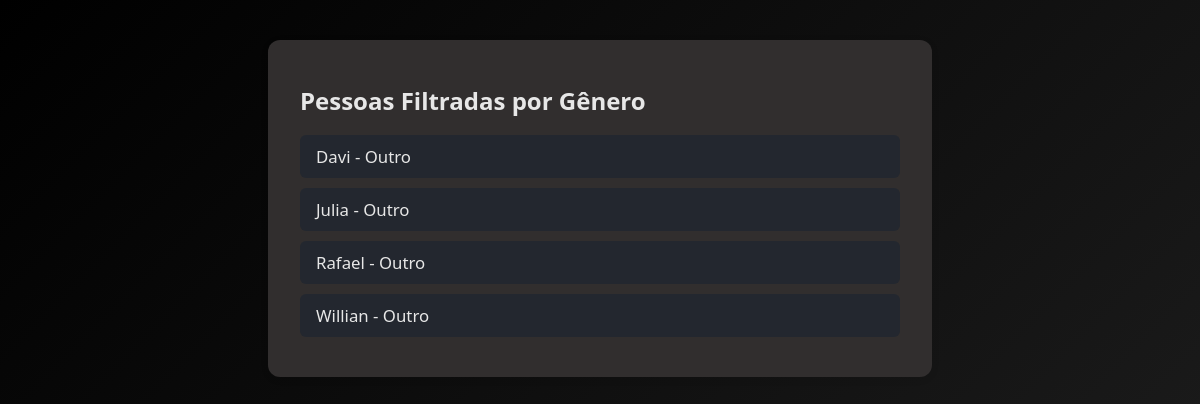
Before: /person/ with the older database file.
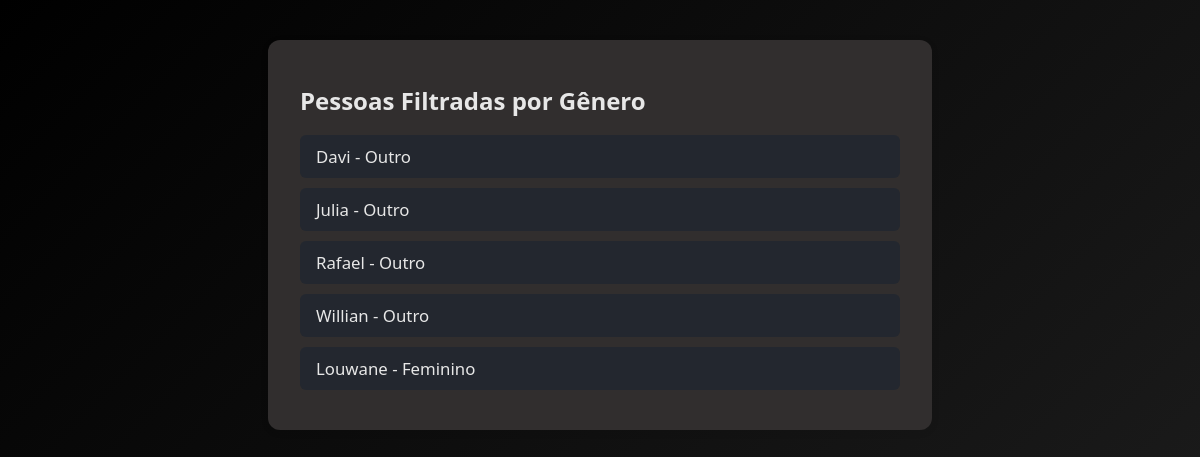
After: the same page with the newer database file.
### info_app/models.py (models this page shows, shortened)
class Person(models.Model):
    GENDER_CHOICES = [
        ('male', 'Masculino'),
        ('female', 'Feminino'),
        ('other', 'Outro'),
    ]
    name = models.CharField(max_length=100)
    age = models.IntegerField()
    email = models.EmailField()
    phone = models.CharField(max_length=20)
    gender = models.CharField(max_length=10, choices=GENDER_CHOICES, default='other')

### info_app/views.py (the view)
# urls.py: path('person/', views.filter_by_gender_view, name='filter_by_gender'),
def filter_by_gender_view(request):
    gender = request.GET.get('gender')  # Ex: female
    people = Person.objects.all()
    if gender:
        people = people.filter(gender=gender)
    return render(request, 'people_filtered.html', {'people': people})

### info_app/templates/people_filtered.html (shortened to what this page needs)
<!DOCTYPE html>
<html lang="pt-BR">
<head>
</head>
<body>
    <div id="tsparticles"></div>
    <div class="container">
        <h2>Pessoas Filtradas por Gênero</h2>
        {% if people %}
            <ul>
                {% for person in people %}
                    <li>{{ person.name }} - {{ person.get_gender_display }}</li>
                {% endfor %}
            </ul>
        {% else %}
            <p class="no-results">Nenhuma pessoa encontrada para esse filtro.</p>
        {% endif %}
    </div>
</body>
</html>

### info_app/templates/people_filtered.html (style rules this page uses)
body { font-family: system-ui, -apple-system, BlinkMacSystemFont, 'Segoe UI', Roboto, Oxygen, Ubuntu, Cantarell, 'Open Sans', 'Helvetica Neue', sans-serif; background: linear-gradient(135deg, #000000, #1a1a1a); color: #e7e7e7; }
#tsparticles { position: fixed; top: 0; left: 0; width: 100%; height: 100%; z-index: -1; }
.container { max-width: 600px; margin: 40px auto; padding: 24px 32px; background: #312e2e; border-radius: 12px; box-shadow: 0 2px 8px rgba(0,0,0,0.07); }
h2 { margin-bottom: 18px; }
ul { padding-left: 0; list-style: none; }
li { background: #23272f; margin-bottom: 10px; padding: 10px 16px; border-radius: 6px; color: #e7e7e7; font-size: 1.05rem; }

Changed rows visible on the page:
added Person: name "Louwane", gender "Feminino"
